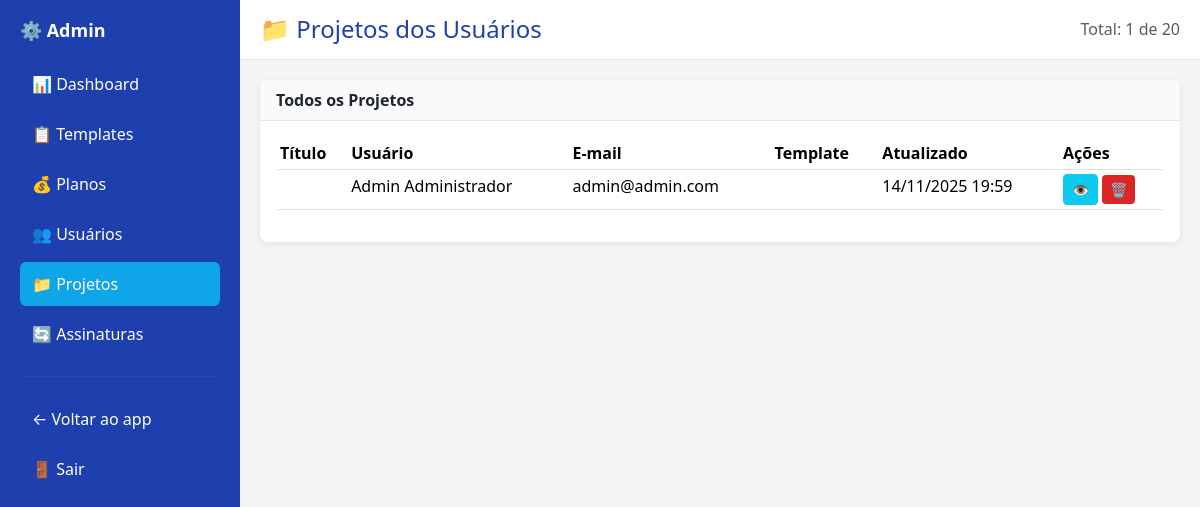
The app's page /projects (signed in), older data.
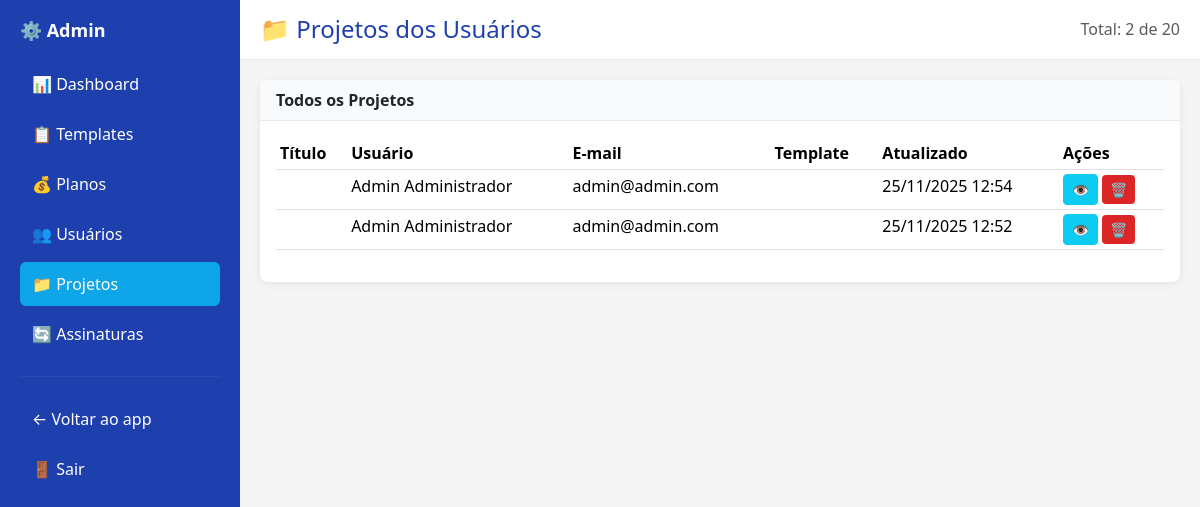
The same page, newer data.
### tables this page shows
CREATE TABLE projects (
                id INTEGER PRIMARY KEY AUTOINCREMENT,
                user_id INTEGER NOT NULL,
                template_id INTEGER,
                name TEXT NOT NULL,
                description TEXT,
                custom_domain TEXT UNIQUE,
                subdomain TEXT UNIQUE,
                preview_url TEXT,
                published_url TEXT,
                html_content LONGTEXT,
                downloads_count INTEGER DEFAULT 0,
                views_count INTEGER DEFAULT 0,
                status TEXT DEFAULT 'draft' CHECK(status IN ('draft', 'published', 'archived', 'deleted')),
                is_published INTEGER DEFAULT 0,
                created_at DATETIME DEFAULT CURRENT_TIMESTAMP,
                updated_at DATETIME DEFAULT CURRENT_TIMESTAMP,
                deleted_at DATETIME,
                FOREIGN KEY (user_id) REFERENCES users(id) ON DELETE CASCADE,
                FOREIGN KEY (template_id) REFERENCES templates_library(id) ON DELETE SET NULL
            );

CREATE TABLE users (
                id INTEGER PRIMARY KEY AUTOINCREMENT,
                name TEXT NOT NULL,
                email TEXT UNIQUE NOT NULL,
                password TEXT NOT NULL,
                role TEXT DEFAULT 'user' CHECK(role IN ('user', 'admin')),
                domains_used INTEGER DEFAULT 0,
                subdomains_used INTEGER DEFAULT 0,
                status TEXT DEFAULT 'active' CHECK(status IN ('active', 'inactive', 'suspended')),
                created_at DATETIME DEFAULT CURRENT_TIMESTAMP,
                updated_at DATETIME DEFAULT CURRENT_TIMESTAMP,
                deleted_at DATETIME
            );

### app/controllers/AdminController.php (called while the page is built, shortened)
<?php
class AdminController
{
    private $pdo;
    public function __construct()
    {
        $this->pdo = require __DIR__ . '/../../config/database.php';
    }
    public function projects()
    {
        $page = (int)($_GET['page'] ?? 1);
        $perPage = 20;
        $offset = ($page - 1) * $perPage;
        $total = $this->pdo->query("SELECT COUNT(*) FROM projects")->fetchColumn();
        $projects = $this->pdo->query("
            SELECT p.*, u.name as user_name, u.email
            FROM projects p
            JOIN users u ON p.user_id = u.id
            ORDER BY p.updated_at DESC LIMIT $perPage OFFSET $offset
        ")->fetchAll(\PDO::FETCH_ASSOC);
        include __DIR__ . '/../Views/admin/projects.php';
    }
}

### public/index.php (called while the page is built, shortened)
<?php
require_once __DIR__ . '/../config/routes.php';

### config/database.php (called while the page is built, shortened)
<?php
$dbFile = __DIR__ . '/../database/app.db';
try {
    $pdo = new \PDO('sqlite:' . $dbFile);
    $pdo->setAttribute(\PDO::ATTR_ERRMODE, \PDO::ERRMODE_EXCEPTION);
    $pdo->exec('PRAGMA foreign_keys = ON');
    return $pdo;
} catch (\PDOException $e) {
    die('Erro ao conectar ao banco SQLite: ' . $e->getMessage());
}

### app/views/admin/projects.php (the view, shortened to what this page needs)
<!DOCTYPE html>
<html lang="pt-BR">
<head>
    <link href="https://cdn.jsdelivr.net/npm/bootstrap@5.3.2/dist/css/bootstrap.min.css" rel="stylesheet">
</head>
<body>
    <div class="sidebar">
        <h4>⚙️ Admin</h4>
        <a href="/admin">📊 Dashboard</a>
        <a href="/admin/templates">📋 Templates</a>
        <a href="/admin/plans">💰 Planos</a>
        <a href="/admin/users">👥 Usuários</a>
        <a href="/admin/projects" class="active">📁 Projetos</a>
        <a href="/admin/subscriptions">🔄 Assinaturas</a>
        <hr style="border-color: rgba(255,255,255,0.2); margin: 20px 0;">
        <a href="/projects">← Voltar ao app</a>
        <a href="/logout">🚪 Sair</a>
    </div>
    <div class="main-content">
        <div class="topbar">
            <h2>📁 Projetos dos Usuários</h2>
            <span class="text-muted">Total: <?= count($projects) ?> de <?= ceil($total / 20) * 20 ?></span>
        </div>
        <div class="content-area">
            <div class="card">
                <div class="card-header">
                    Todos os Projetos
                </div>
                <div class="card-body">
                    <table class="table table-hover table-sm">
                        <thead>
                            <tr>
                                <th>Título</th>
                                <th>Usuário</th>
                                <th>E-mail</th>
                                <th>Template</th>
                                <th>Atualizado</th>
                                <th>Ações</th>
                            </tr>
                        </thead>
                        <tbody>
                            <?php foreach ($projects as $proj): ?>
                            <tr>
                                <td><?= htmlspecialchars($proj['title']) ?></td>
                                <td><?= htmlspecialchars($proj['user_name']) ?></td>
                                <td><?= htmlspecialchars($proj['email']) ?></td>
                                <td><code><?= htmlspecialchars($proj['template']) ?></code></td>
                                <td><?= date('d/m/Y H:i', strtotime($proj['updated_at'])) ?></td>
                                <td>
                                    <a href="/editor?id=<?= $proj['id'] ?>" class="btn btn-sm btn-info"
                                        target="_blank">👁️</a>
                                    <button class="btn btn-sm btn-danger"
                                        onclick="deleteProject(<?= $proj['id'] ?>)">🗑️</button>
                                </td>
                            </tr>
                            <?php endforeach; ?>
                        </tbody>
                    </table>
                </div>
            </div>
        </div>
    </div>
</body>
</html>

### config/routes.php (shortened to what this page needs)
<?php
$uri = parse_url($_SERVER['REQUEST_URI'], PHP_URL_PATH);
$uri = rtrim($uri, '/');
$isApi = strpos($uri, '/api') === 0;
$cleanUri = $isApi ? substr($uri, 4) : $uri;
switch ($cleanUri) {
    case '/admin/projects':
        if (!$isApi) {
            (new AdminController)->projects();
        } else {
            header('Content-Type: application/json');
            (new AdminController)->projects();
        }
        break;
}

### app/views/admin/projects.php (style rules this page uses)
body { display: flex; height: 100vh; background: #f5f5f5; }
.sidebar { width: 240px; background: #1e40af; color: white; padding: 20px; overflow-y: auto; position: fixed; height: 100vh; left: 0; top: 0; }
.sidebar h4 { margin-bottom: 20px; font-size: 18px; font-weight: 700; }
.sidebar a { display: block; color: white; text-decoration: none; padding: 10px 12px; border-radius: 6px; margin-bottom: 6px; transition: background 0.3s; }
.sidebar a:hover, .sidebar a.active { background: #0ea5e9; }
.main-content { margin-left: 240px; flex: 1; display: flex; flex-direction: column; }
.topbar { background: white; padding: 15px 20px; border-bottom: 1px solid #e5e7eb; display: flex; justify-content: space-between; align-items: center; }
.topbar h2 { margin: 0; font-size: 24px; color: #1e40af; }
.content-area { flex: 1; overflow-y: auto; padding: 20px; }
.card { border: none; border-radius: 8px; box-shadow: 0 2px 8px rgba(0, 0, 0, 0.08); margin-bottom: 20px; }
.card-header { background: #f9fafb; border-bottom: 1px solid #e5e7eb; font-weight: 600; }
table { background: white; }
thead { background: #f9fafb; }
.btn-danger { background: #dc2626; border: none; }

Row changes from the older to the newer data that the page shows:
added projects: user.name "Admin Administrador", user.email "admin@admin.com", updated_at "25/11/2025 12:54"
changed projects (number 2 of 2 on the later page): updated_at "14/11/2025 19:59" → "25/11/2025 12:52"
Text that changed along with them:
count($projects): "1" → "2"
